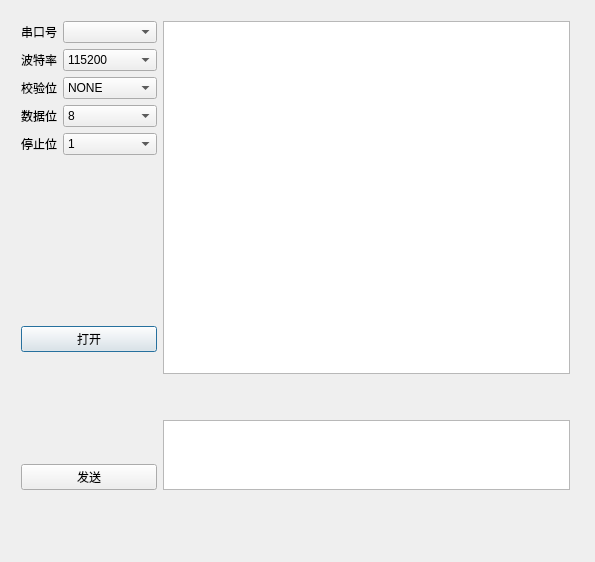
<?xml version="1.0" encoding="UTF-8"?>
<ui version="4.0">
 <class>Dialog</class>
 <widget class="QDialog" name="Dialog">
  <property name="geometry">
   <rect>
    <x>0</x>
    <y>0</y>
    <width>595</width>
    <height>562</height>
   </rect>
  </property>
  <property name="windowTitle">
   <string>串口调试助手</string>
  </property>
  <widget class="QWidget" name="layoutWidget">
   <property name="geometry">
    <rect>
     <x>10</x>
     <y>10</y>
     <width>571</width>
     <height>491</height>
    </rect>
   </property>
   <layout class="QHBoxLayout" name="horizontalLayout_6" stretch="1,3">
    <item>
     <layout class="QVBoxLayout" name="verticalLayout_3">
      <item>
       <layout class="QVBoxLayout" name="verticalLayout">
        <item>
         <layout class="QHBoxLayout" name="horizontalLayout" stretch="1,3">
          <item>
           <widget class="QLabel" name="label">
            <property name="text">
             <string>串口号</string>
            </property>
           </widget>
          </item>
          <item>
           <widget class="QComboBox" name="CBoxSerialPort"/>
          </item>
         </layout>
        </item>
        <item>
         <layout class="QHBoxLayout" name="horizontalLayout_2" stretch="1,3">
          <item>
           <widget class="QLabel" name="label_2">
            <property name="text">
             <string>波特率</string>
            </property>
           </widget>
          </item>
          <item>
           <widget class="QComboBox" name="CBoxBaudrate">
            <item>
             <property name="text">
              <string>115200</string>
             </property>
            </item>
            <item>
             <property name="text">
              <string>19200</string>
             </property>
            </item>
            <item>
             <property name="text">
              <string>9600</string>
             </property>
            </item>
           </widget>
          </item>
         </layout>
        </item>
        <item>
         <layout class="QHBoxLayout" name="horizontalLayout_3" stretch="1,3">
          <item>
           <widget class="QLabel" name="label_3">
            <property name="text">
             <string>校验位</string>
            </property>
           </widget>
          </item>
          <item>
           <widget class="QComboBox" name="CBoxParity">
            <item>
             <property name="text">
              <string>NONE</string>
             </property>
            </item>
            <item>
             <property name="text">
              <string>ODD</string>
             </property>
            </item>
            <item>
             <property name="text">
              <string>EVEN</string>
             </property>
            </item>
           </widget>
          </item>
         </layout>
        </item>
        <item>
         <layout class="QHBoxLayout" name="horizontalLayout_4" stretch="1,3">
          <item>
           <widget class="QLabel" name="label_4">
            <property name="text">
             <string>数据位</string>
            </property>
           </widget>
          </item>
          <item>
           <widget class="QComboBox" name="CBoxDataBits">
            <item>
             <property name="text">
              <string>8</string>
             </property>
            </item>
            <item>
             <property name="text">
              <string>7</string>
             </property>
            </item>
            <item>
             <property name="text">
              <string>6</string>
             </property>
            </item>
            <item>
             <property name="text">
              <string>5</string>
             </property>
            </item>
           </widget>
          </item>
         </layout>
        </item>
        <item>
         <layout class="QHBoxLayout" name="horizontalLayout_5" stretch="1,3">
          <item>
           <widget class="QLabel" name="label_5">
            <property name="text">
             <string>停止位</string>
            </property>
           </widget>
          </item>
          <item>
           <widget class="QComboBox" name="CBoxStopBits">
            <item>
             <property name="text">
              <string>1</string>
             </property>
            </item>
            <item>
             <property name="text">
              <string>1.5</string>
             </property>
            </item>
            <item>
             <property name="text">
              <string>2</string>
             </property>
            </item>
           </widget>
          </item>
         </layout>
        </item>
       </layout>
      </item>
      <item>
       <spacer name="verticalSpacer_2">
        <property name="orientation">
         <enum>Qt::Vertical</enum>
        </property>
        <property name="sizeHint" stdset="0">
         <size>
          <width>20</width>
          <height>78</height>
         </size>
        </property>
       </spacer>
      </item>
      <item>
       <layout class="QVBoxLayout" name="verticalLayout_2">
        <item>
         <widget class="QPushButton" name="BtnOpen">
          <property name="text">
           <string>打开</string>
          </property>
         </widget>
        </item>
        <item>
         <spacer name="verticalSpacer">
          <property name="orientation">
           <enum>Qt::Vertical</enum>
          </property>
          <property name="sizeHint" stdset="0">
           <size>
            <width>20</width>
            <height>40</height>
           </size>
          </property>
         </spacer>
        </item>
        <item>
         <widget class="QPushButton" name="BtnSend">
          <property name="text">
           <string>发送</string>
          </property>
         </widget>
        </item>
       </layout>
      </item>
     </layout>
    </item>
    <item>
     <layout class="QVBoxLayout" name="verticalLayout_4">
      <item>
       <widget class="QTextEdit" name="TditRecv">
        <property name="sizePolicy">
         <sizepolicy hsizetype="Expanding" vsizetype="Expanding">
          <horstretch>0</horstretch>
          <verstretch>6</verstretch>
         </sizepolicy>
        </property>
       </widget>
      </item>
      <item>
       <spacer name="verticalSpacer_3">
        <property name="orientation">
         <enum>Qt::Vertical</enum>
        </property>
        <property name="sizeHint" stdset="0">
         <size>
          <width>20</width>
          <height>40</height>
         </size>
        </property>
       </spacer>
      </item>
      <item>
       <widget class="QTextEdit" name="TeditSend">
        <property name="sizePolicy">
         <sizepolicy hsizetype="Expanding" vsizetype="Expanding">
          <horstretch>0</horstretch>
          <verstretch>1</verstretch>
         </sizepolicy>
        </property>
       </widget>
      </item>
     </layout>
    </item>
   </layout>
  </widget>
 </widget>
 <layoutdefault spacing="6" margin="11"/>
 <resources/>
 <connections/>
</ui>
